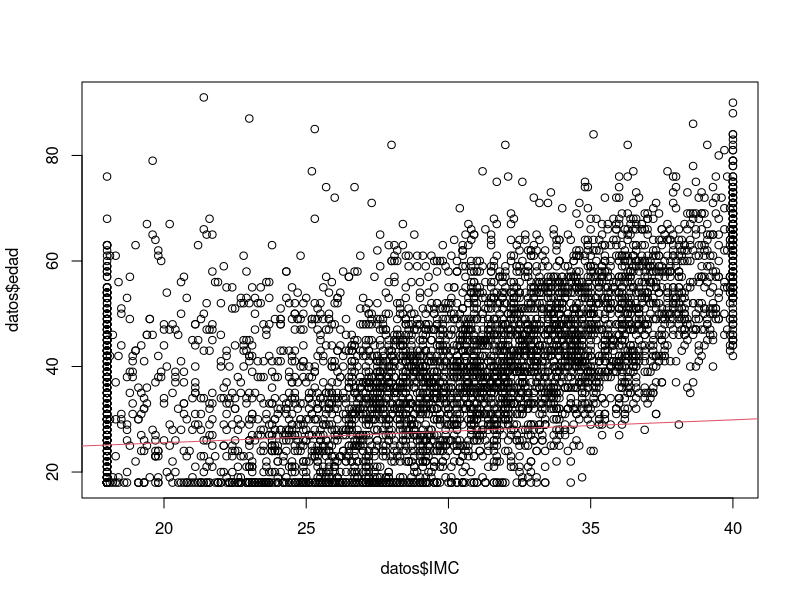
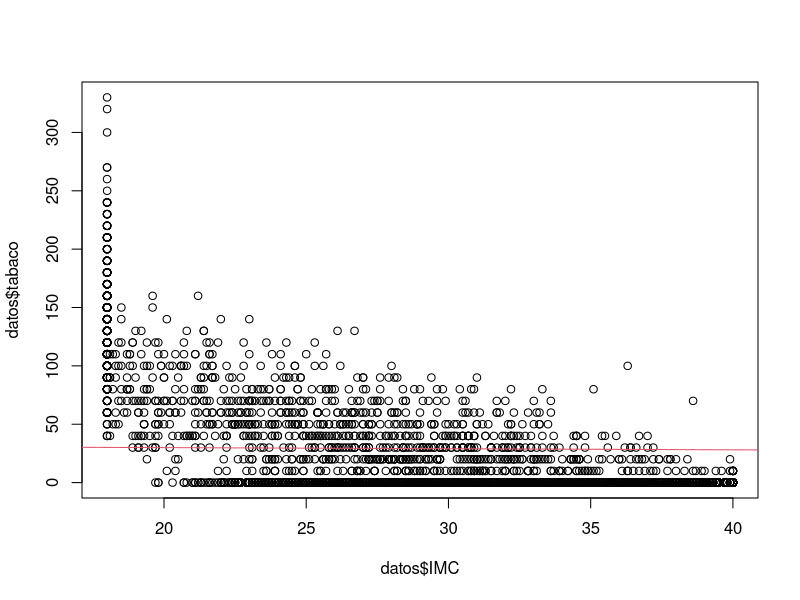
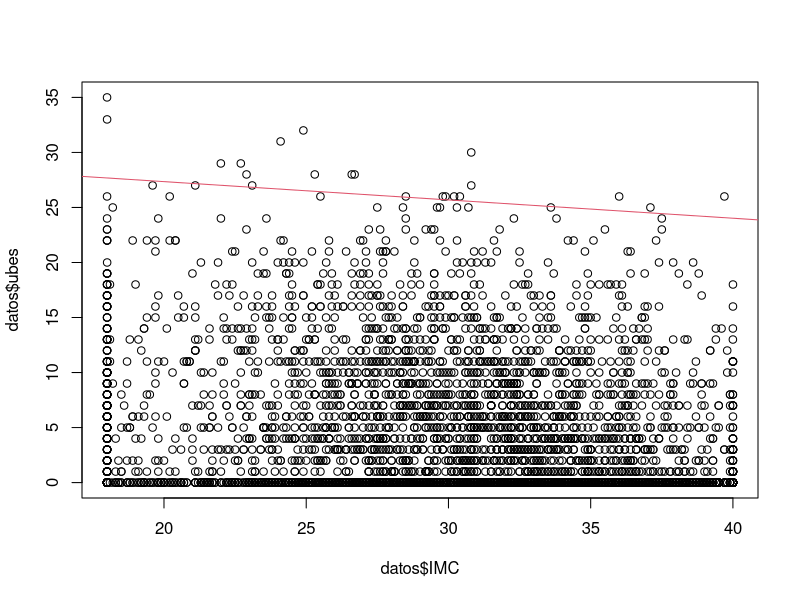
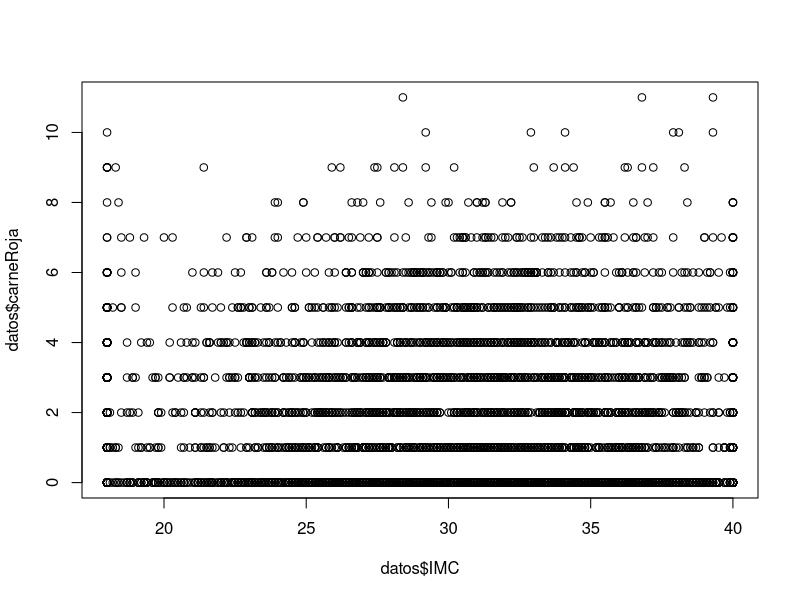
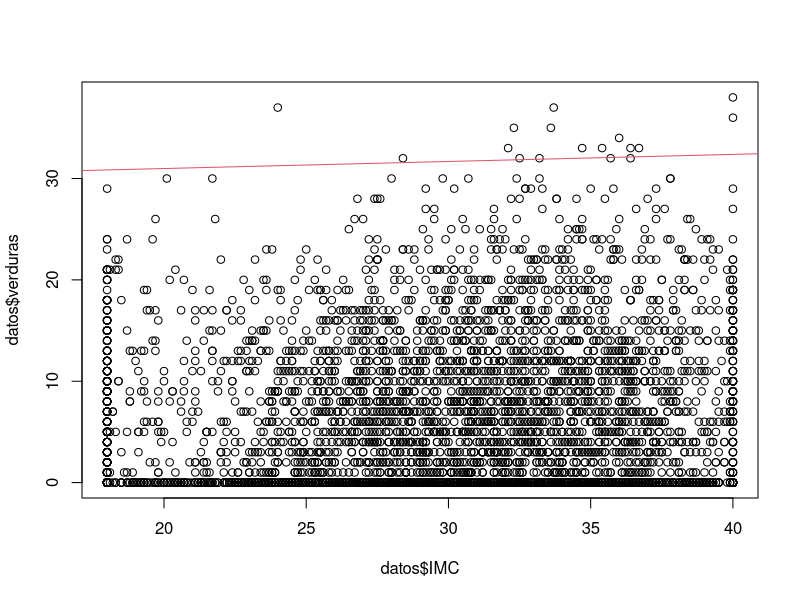
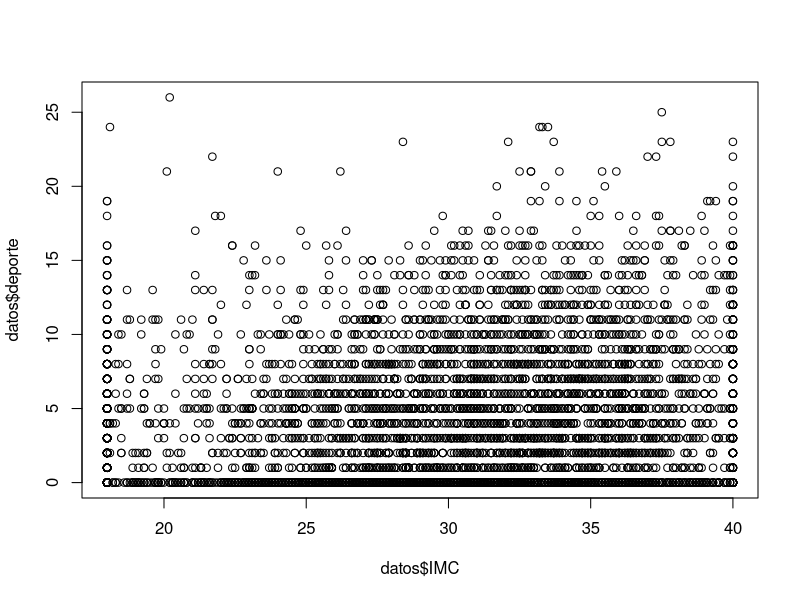
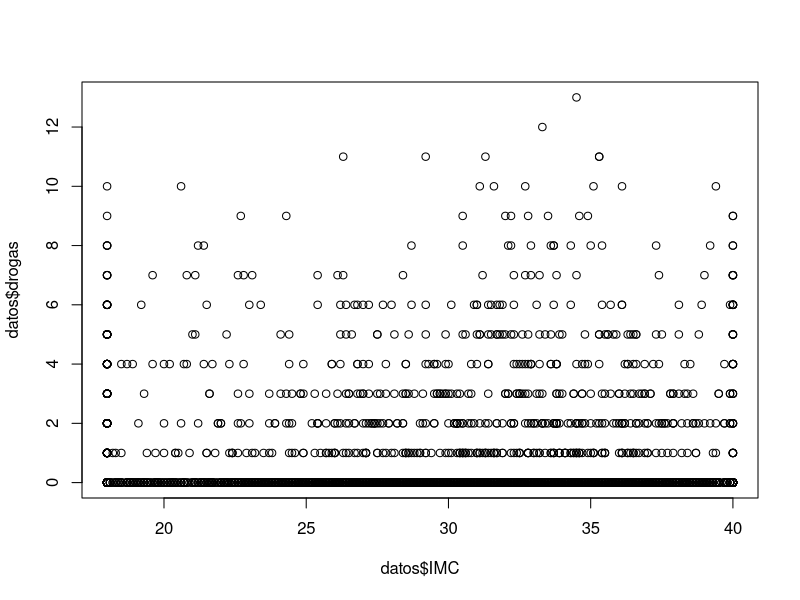

Generate these figures, in order, with R:
# =============================================================================
#
# Trabajo elaborado por:
#   * Antonio J. Galán Herrera
#
# =============================================================================


# Importacion de paquetes necesarios
library("tidyverse")


# APARTADO 01 -----------------------------------------------------------------

  # Usando la funcion 'read_csv' del paquete 'readr'
  # se exporta el fichero con formato 'tibble'.
  datos <- read_csv("../Recursos/12306.csv", col_types=cols(sexo=col_factor(),
                                                            dietaEsp=col_factor(),
                                                            nivEstPad=col_factor(),
                                                            nivEstudios=col_factor(),
                                                            nivIngresos=col_factor()))



# APARTADO 02 -----------------------------------------------------------------

  # Se crea la columna 'IMC' segun el enunciado
  datos$IMC <- datos$peso / datos$altura^2


# APARTADO 03 -----------------------------------------------------------------

  # Se limpian las columnas con algun NA de los datos,
  # usando la funcion 'na.exclude()' o 'na.omit()'
  datos <- na.exclude(datos)

    # Esta nueva variable 'datos' es de un tamaño menor,
    # ya que no cuenta con algunas de sus columnas anteriores


# APARTADO 04 -----------------------------------------------------------------

  # Medias
  datosMedios <- c(peso_M     = mean(datos$peso),
                   altura_M   = mean(datos$altura),
                   edad_M     = mean(datos$edad),
                   tabaco_M   = mean(datos$tabaco),
                   ubes_M     = mean(datos$ubes),
                   carne_M    = mean(datos$carneRoja),
                   verduras_M = mean(datos$verduras),
                   deporte_M  = mean(datos$deporte),
                   droga_M    = mean(datos$drogas),
                   IMC_M      = mean(datos$IMC))

  # Desviaciones tipicas
  datosDesviados <- c(peso_DT     = sd(datos$peso),
                      altura_DT   = sd(datos$altura),
                      edad_DT     = sd(datos$edad),
                      tabaco_DT   = sd(datos$tabaco),
                      ubes_DT     = sd(datos$ubes),
                      carne_DT    = sd(datos$carneRoja),
                      verduras_DT = sd(datos$verduras),
                      deporte_DT  = sd(datos$deporte),
                      droga_DT    = sd(datos$drogas),
                      IMC_DT      = sd(datos$IMC))


# APARTADO 05 -----------------------------------------------------------------

  # Modelos
  mod01 <- lm(IMC ~ sexo, datos)
  mod02 <- lm(IMC ~ edad, datos)
  mod03 <- lm(IMC ~ tabaco, datos)
  mod04 <- lm(IMC ~ ubes, datos)
  mod05 <- lm(IMC ~ carneRoja, datos)
  mod06 <- lm(IMC ~ verduras, datos)
  mod07 <- lm(IMC ~ deporte, datos)
  mod08 <- lm(IMC ~ drogas, datos)
  mod09 <- lm(IMC ~ nivEstPad, datos)
  mod10 <- lm(IMC ~ nivEstudios, datos)
  mod11 <- lm(IMC ~ nivIngresos, datos)
  
    # Cada variable anterior contiene:
    # * El coeficiente de regresion (modXX$coefficients).
    # * El coeficiente de determinacion (summary(modXX)$r.squared).
  

# APARTADO 06 -----------------------------------------------------------------
  
  # Graficos de dispersion (variables cuantitativas)
  plot(datos$IMC, datos$edad)
  abline(mod02, col=2)
  
  plot(datos$IMC, datos$tabaco)
  abline(mod03, col=2)
  
  plot(datos$IMC, datos$ubes)
  abline(mod04, col=2)
  
  plot(datos$IMC, datos$carneRoja)
  abline(mod05, col=2)
  
  plot(datos$IMC, datos$verduras)
  abline(mod06, col=2)
  
  plot(datos$IMC, datos$deporte)
  abline(mod07, col=2)
  
  plot(datos$IMC, datos$drogas)
  abline(mod08, col=2)
  
  